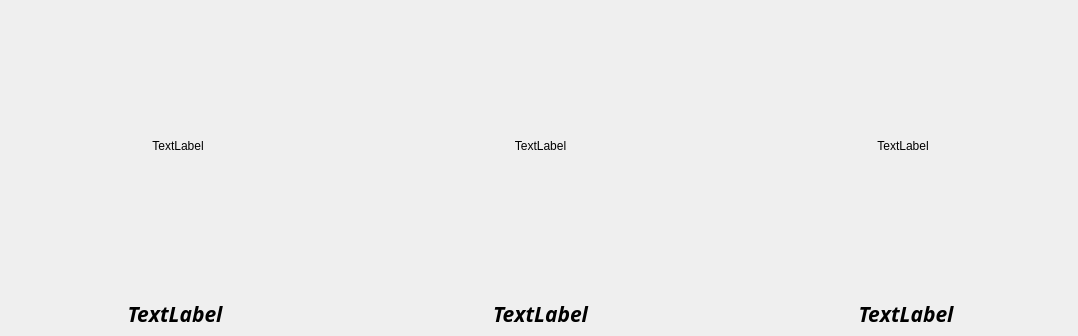
<?xml version="1.0" encoding="UTF-8"?>
<ui version="4.0">
 <class>Form</class>
 <widget class="QWidget" name="Form">
  <property name="geometry">
   <rect>
    <x>0</x>
    <y>0</y>
    <width>1078</width>
    <height>336</height>
   </rect>
  </property>
  <property name="windowTitle">
   <string>不太像的三幅</string>
  </property>
  <widget class="QWidget" name="layoutWidget">
   <property name="geometry">
    <rect>
     <x>0</x>
     <y>0</y>
     <width>1081</width>
     <height>291</height>
    </rect>
   </property>
   <layout class="QGridLayout" name="gridLayout">
    <item row="0" column="0">
     <widget class="QLabel" name="label">
      <property name="text">
       <string>TextLabel</string>
      </property>
      <property name="scaledContents">
       <bool>false</bool>
      </property>
      <property name="alignment">
       <set>Qt::AlignCenter</set>
      </property>
     </widget>
    </item>
    <item row="0" column="1">
     <widget class="QLabel" name="label_2">
      <property name="text">
       <string>TextLabel</string>
      </property>
      <property name="scaledContents">
       <bool>false</bool>
      </property>
      <property name="alignment">
       <set>Qt::AlignCenter</set>
      </property>
     </widget>
    </item>
    <item row="0" column="2">
     <widget class="QLabel" name="label_3">
      <property name="text">
       <string>TextLabel</string>
      </property>
      <property name="scaledContents">
       <bool>false</bool>
      </property>
      <property name="alignment">
       <set>Qt::AlignCenter</set>
      </property>
     </widget>
    </item>
   </layout>
  </widget>
  <widget class="QWidget" name="layoutWidget">
   <property name="geometry">
    <rect>
     <x>-5</x>
     <y>293</y>
     <width>1091</width>
     <height>41</height>
    </rect>
   </property>
   <layout class="QGridLayout" name="gridLayout_2">
    <item row="0" column="0">
     <widget class="QLabel" name="label_a">
      <property name="font">
       <font>
        <family>Bodoni MT</family>
        <pointsize>16</pointsize>
        <weight>75</weight>
        <italic>true</italic>
        <bold>true</bold>
       </font>
      </property>
      <property name="text">
       <string>TextLabel</string>
      </property>
      <property name="alignment">
       <set>Qt::AlignCenter</set>
      </property>
     </widget>
    </item>
    <item row="0" column="1">
     <widget class="QLabel" name="label_b">
      <property name="font">
       <font>
        <family>Bodoni MT</family>
        <pointsize>16</pointsize>
        <weight>75</weight>
        <italic>true</italic>
        <bold>true</bold>
       </font>
      </property>
      <property name="text">
       <string>TextLabel</string>
      </property>
      <property name="alignment">
       <set>Qt::AlignCenter</set>
      </property>
     </widget>
    </item>
    <item row="0" column="2">
     <widget class="QLabel" name="label_c">
      <property name="font">
       <font>
        <family>Bodoni MT</family>
        <pointsize>16</pointsize>
        <weight>75</weight>
        <italic>true</italic>
        <bold>true</bold>
       </font>
      </property>
      <property name="text">
       <string>TextLabel</string>
      </property>
      <property name="alignment">
       <set>Qt::AlignCenter</set>
      </property>
     </widget>
    </item>
   </layout>
  </widget>
 </widget>
 <resources/>
 <connections/>
</ui>
